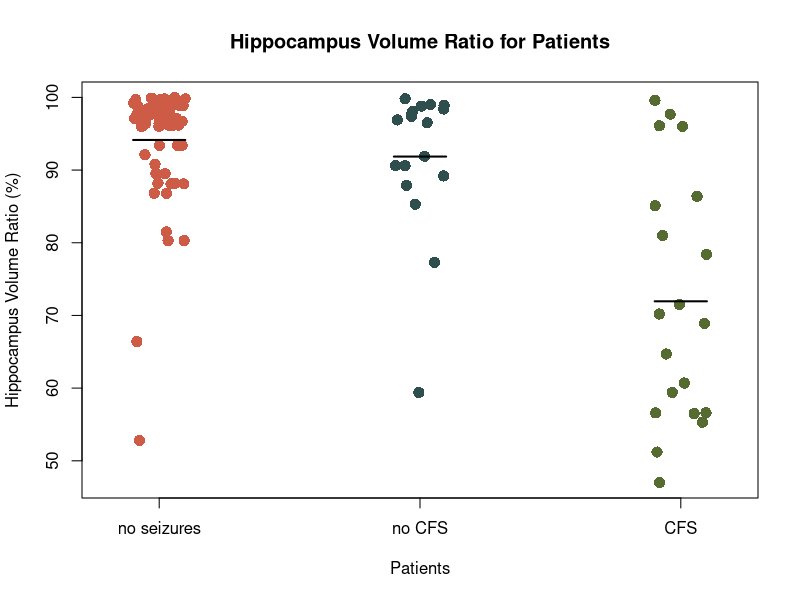

Write the R code that produced this figure.
#changing working directory 
getwd()
setwd("/Users/anyakapur/Desktop/Biostat/Finalproject/script")


#loading data 
setwd("/Users/anyakapur/Desktop/Biostat/Finalproject/data")
hipp <- read.csv("hippvolume.csv")

#summary of hipp data 
summary(hipp)

#analysis 

setwd("/Users/anyakapur/Desktop/Biostat/Finalproject/results")
hipp$group <- factor(hipp$group, levels = c("no seizures", "no CFS", "CFS")) 
hipp
hippAnova <- lm(hipp$hippoVolumeRatio ~ group, data = hipp)
anova(hippAnova)
out <- capture.output(anova(hippAnova))
cat("hippAnova_results", out, file="hippAnova_results.txt", sep="n", append=TRUE)

#making strip charts 
setwd("/Users/anyakapur/Desktop/Biostat/Finalproject/results")
pdf("hipp_plot.pdf")
graph <- stripchart(hipp$hippoVolumeRatio ~ hipp$group, data = hipp, method = "jitter",
                    vertical = TRUE, ylab = "Hippocampus Volume Ratio (%)", xlab = "Patients", col = c("coral3", "darkslategrey", "darkolivegreen"), cex = 1.5, 
                    main = "Hippocampus Volume Ratio for Patients", pch=16)
meanHipVol = tapply(hipp$hippoVolumeRatio, hipp$group, mean)
segments(x0 = c(1,2,3) - 0.1, y0 = meanHipVol, x1 = c(1,2,3) + 0.1, 
         y1 = meanHipVol, lwd = 2)
dev.off()